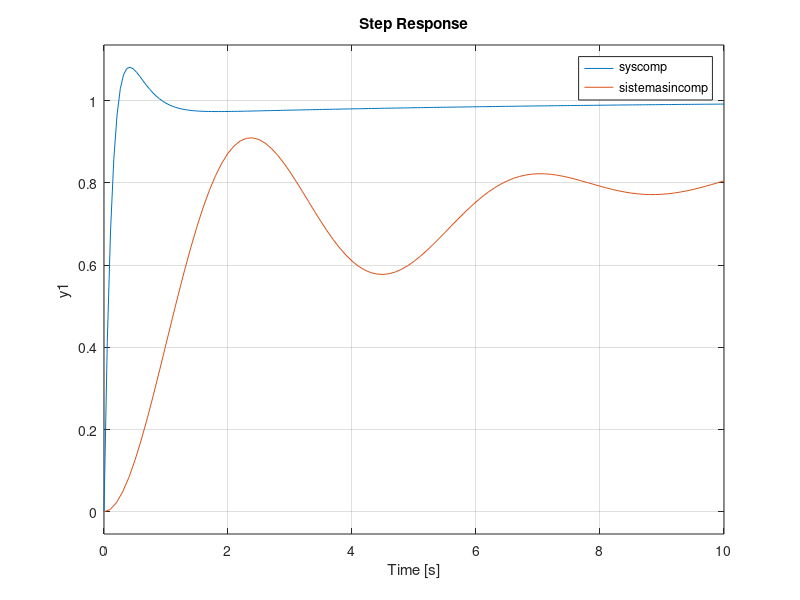
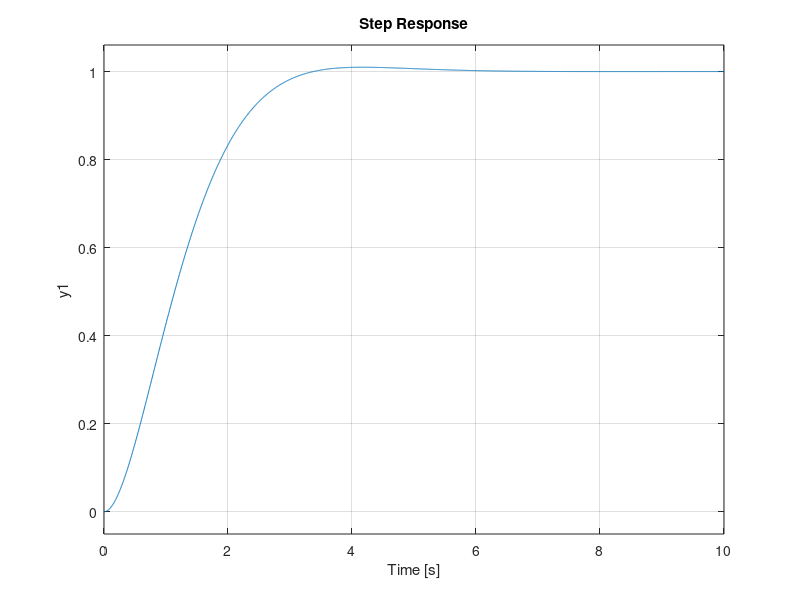
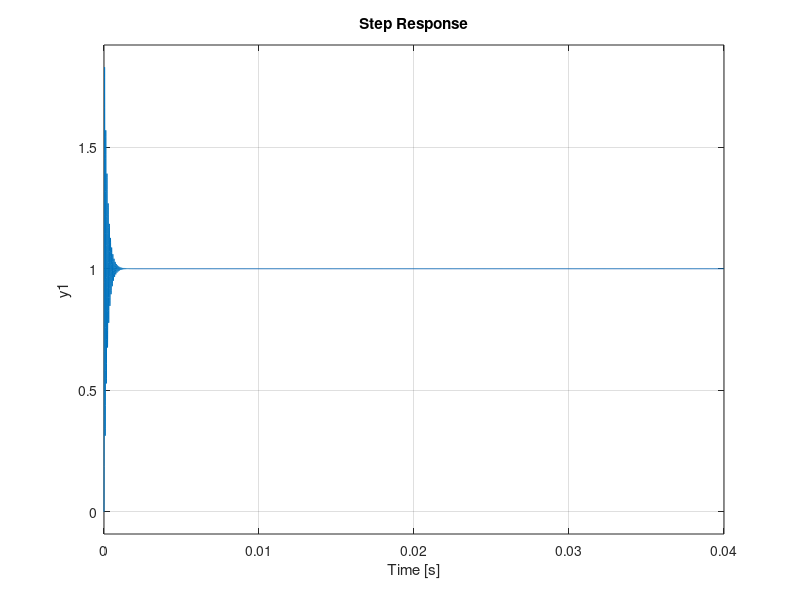
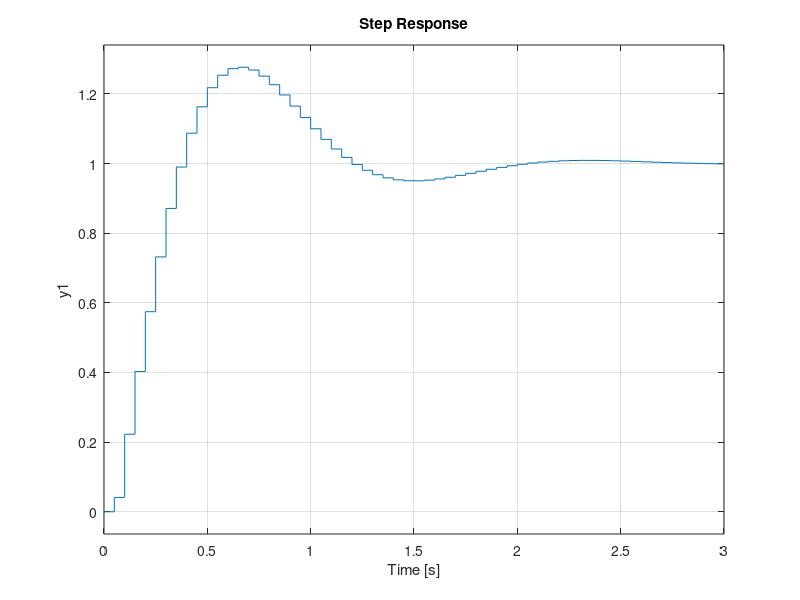

Recreate these plots in MATLAB, in order.
%parametro 1 
%ts=4.5 segundos  % Sobreimpulso=1%
clc
clear all
close all
ts=2.5
so=0.18;
zita=sqrt((log(so))^2/(pi^2+(log(so))^2));
wn=5/(zita*ts)
numd=wn^2;
dend=[1 2*zita*wn wn^2]
deseada=tf(numd,dend)
polosdeseados=roots(dend)
deseadisc=c2d(deseada,0.05)


process=tf([1.151 0.1774],[1 0.739 0.921 0])
polos=roots([1 0.739 0.921 0])
conv([1 2.22 1.809],[1 11])
s=tf('s')
controller=(8.27*s)+(0/s)+(20.75)
sistemasincomp=feedback(process,1)
syscomp=feedback(controller*process,1)
step(syscomp,sistemasincomp,10)
%% PUNTO 2
numtwo=[-0.023 -2.092]
dentwo=[1 -1.408]
processtwo=tf(numtwo,dentwo)
sensor=1/(s+20)
truxalcontroller=1.8/((processtwo)*(s^2+2.22*s+1.8-((1.8)/(s+20))))
sistema2compensado=feedback(processtwo*truxalcontroller,sensor)
figure
step(sistema2compensado,10)
grid on
%% PUNTO 3
NUM=[-0.023 -2.092]
DEN=[1 0 -1.408+2.05 0]
sys=tf(NUM,DEN)
s=tf('s')
ziegler=(-30*10^6)+(-30*10^6/(0.0031*s))+((-30*10^6*10000)/(1+(10000/s)))
syscloseloop=feedback(ziegler*sys,1)
figure
step(syscloseloop)
grid on





numdisc=[0.023 0.078]
dendisc=[1 -0.932]
plantadisc=tf(numdisc,dendisc,0.05)

A=[0.932  0.075 0      0;
   -1.932 0.023 0.932  0.075;
   1      0     -1.932 0.023;
   0      0     1      0]
D=[0;0.8187;-1.779;1]
x=inv(A)*D
p0=x(1)
q0=x(2)
p1=x(3)
q1=x(4)
int=tf(1,[1 -1],0.05)
algebraico=tf([q1 q0],[p1 p0],0.05)
sys4comp=feedback(algebraico*int*plantadisc,1);
figure
step(sys4comp)
